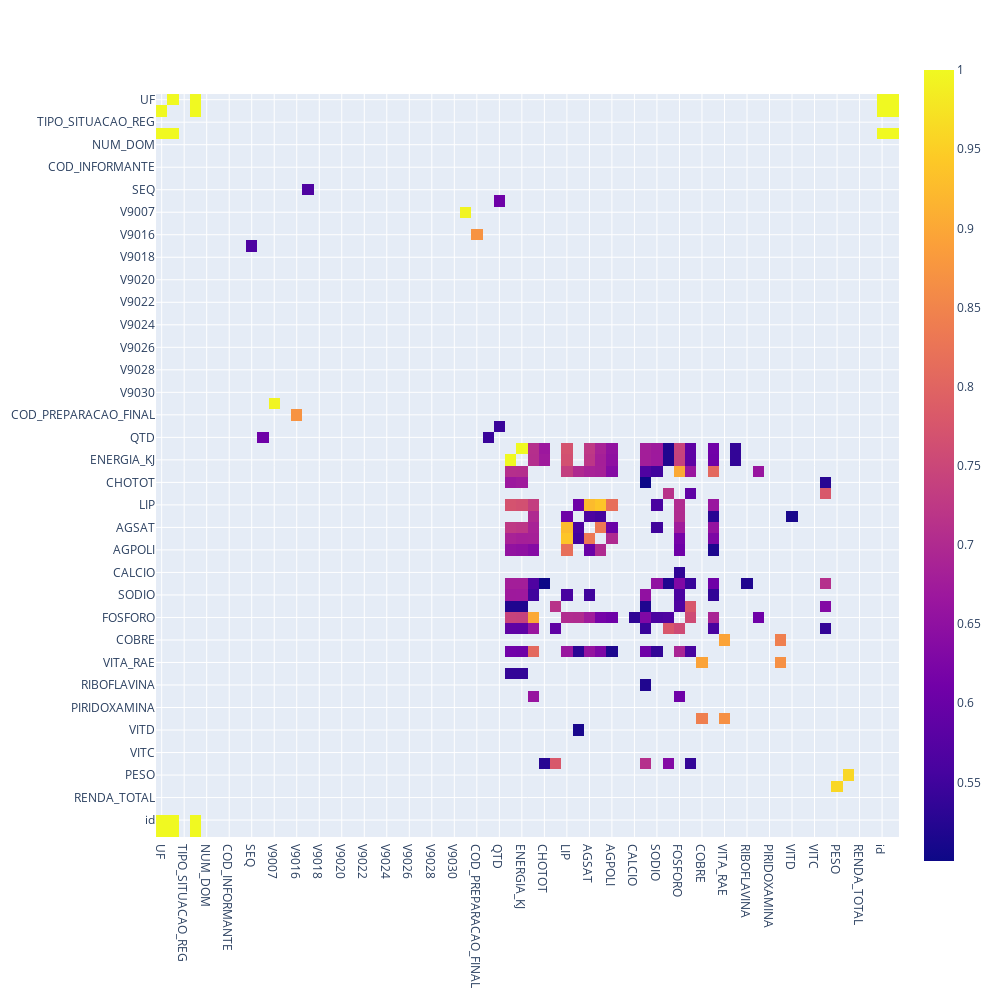

Notebook source saved alongside this figure:
### Code cell
dfCorr = dfConsumo.corr()
filteredDf = dfCorr[((dfCorr >= .5) | (dfCorr <= -.5)) & (dfCorr !=1.000)]
fig = px.imshow(
    filteredDf,
    width=1000, 
    height=1000
)
fig.show()

### Figure 1 — Plotly figure (JSON) as saved in the notebook; plotly's stock layout.template omitted (floating-point values rounded to 4 significant figures; data arrays with more than 128 entries replaced by an {"elided": "..."} marker saying what was removed)
{"data": [{"coloraxis": "coloraxis", "hovertemplate": "x: %{x}<br>y: %{y}<br>color: %{z}<extra></extra>", "name": "0", "type": "heatmap", "x": ["UF", "ESTRATO_POF", "TIPO_SITUACAO_REG", "COD_UPA", "NUM_DOM", "NUM_UC", "COD_INFORMANTE", "QUADRO", "SEQ", "V9005", "V9007", "V9001", "V9016", "V9017", "V9018", "V9019", "V9020", "V9021", "V9022", "V9023", "V9024", "V9025", "V9026", "V9027", "V9028", "V9029", "V9030", "COD_UNIDADE_MEDIDA_FINAL", "COD_PREPARACAO_FINAL", "GRAMATURA1", "QTD", "ENERGIA_KCAL", "ENERGIA_KJ", "PTN", "CHOTOT", "FIBRA", "LIP", "COLEST", "AGSAT", "AGMONO", "AGPOLI", "AGTRANS", "CALCIO", "FERRO", "SODIO", "MAGNESIO", "FOSFORO", "POTASSIO", "COBRE", "ZINCO", "VITA_RAE", "TIAMINA", "RIBOFLAVINA", "NIACINA", "PIRIDOXAMINA", "COBALAMINA", "VITD", "VITE", "VITC", "FOLATO", "PESO", "PESO_FINAL", "RENDA_TOTAL", "DIA_ATIPICO", "id", "iddomic"], "xaxis": "x", "y": ["UF", "ESTRATO_POF", "TIPO_SITUACAO_REG", "COD_UPA", "NUM_DOM", "NUM_UC", "COD_INFORMANTE", "QUADRO", "SEQ", "V9005", "V9007", "V9001", "V9016", "V9017", "V9018", "V9019", "V9020", "V9021", "V9022", "V9023", "V9024", "V9025", "V9026", "V9027", "V9028", "V9029", "V9030", "COD_UNIDADE_MEDIDA_FINAL", "COD_PREPARACAO_FINAL", "GRAMATURA1", "QTD", "ENERGIA_KCAL", "ENERGIA_KJ", "PTN", "CHOTOT", "FIBRA", "LIP", "COLEST", "AGSAT", "AGMONO", "AGPOLI", "AGTRANS", "CALCIO", "FERRO", "SODIO", "MAGNESIO", "FOSFORO", "POTASSIO", "COBRE", "ZINCO", "VITA_RAE", "TIAMINA", "RIBOFLAVINA", "NIACINA", "PIRIDOXAMINA", "COBALAMINA", "VITD", "VITE", "VITC", "FOLATO", "PESO", "PESO_FINAL", "RENDA_TOTAL", "DIA_ATIPICO", "id", "iddomic"], "yaxis": "y", "z": {"elided": "66x66 float values"}}], "layout": {"coloraxis": {"colorscale": [[0, "#0d0887"], [0.1111, "#46039f"], [0.2222, "#7201a8"], [0.3333, "#9c179e"], [0.4444, "#bd3786"], [0.5556, "#d8576b"], [0.6667, "#ed7953"], [0.7778, "#fb9f3a"], [0.8889, "#fdca26"], [1, "#f0f921"]]}, "height": 1000, "margin": {"t": 60}, "width": 1000, "xaxis": {"anchor": "y", "constrain": "domain", "domain": [0, 1], "scaleanchor": "y"}, "yaxis": {"anchor": "x", "autorange": "reversed", "constrain": "domain", "domain": [0, 1]}}}
